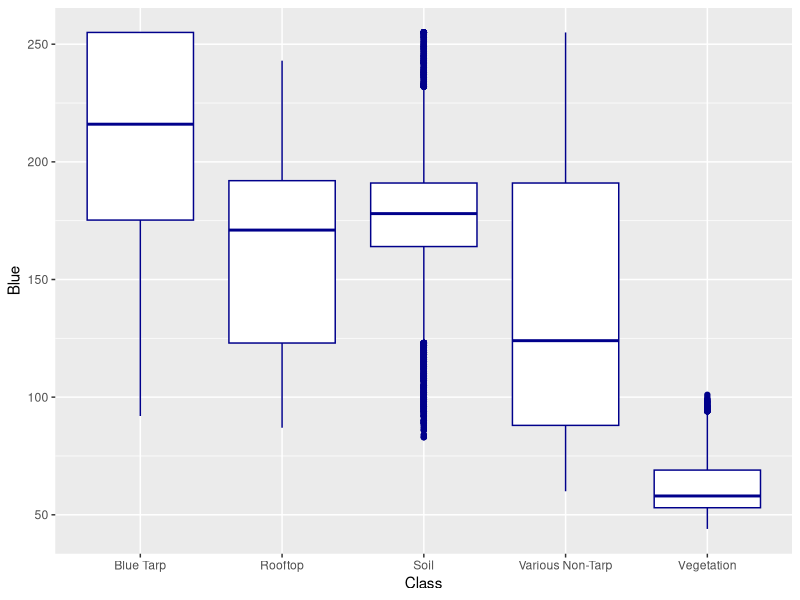
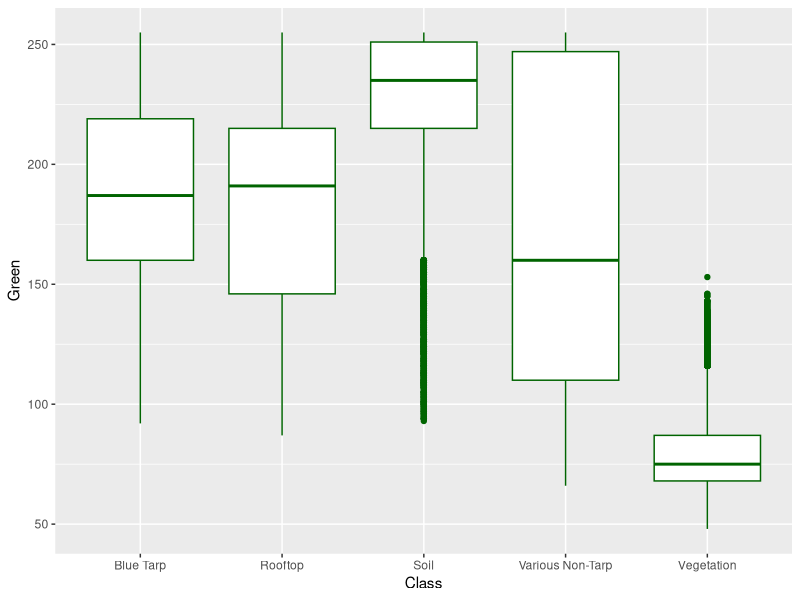
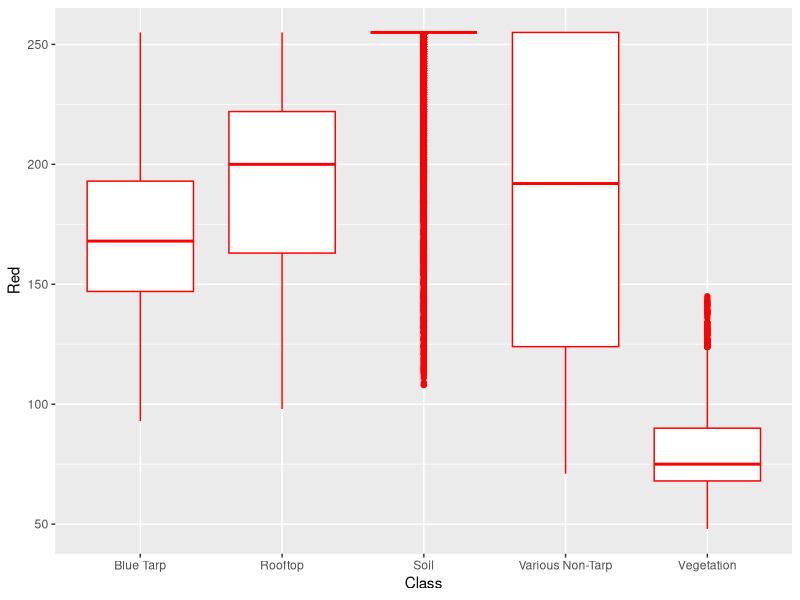

The R source for these figures, in order: (Note: this script raises an error after producing the figures.)
## ---- chunk 1
knitr::opts_chunk$set(error=TRUE,        # Keep compiling upon error
                      collapse=FALSE,    # collapse by default
                      echo=TRUE,         # echo code by default
                      comment = "#>",    # change comment character
                      fig.width = 5.5,     # set figure width
                      fig.align = "center",# set figure position
                      out.width = "49%", # set width of displayed images
                      warning=TRUE,      # show R warnings
                      message=TRUE)      # show R messages
## ---- chunk 2
#>install.packages("pROC")
#>install.packages("randomForest")
## ---- chunk 3
# Load Required Packages
library(tidyverse)
library(pROC)
library(randomForest)
library("GGally")
## ---- chunk 4
haiti <- read_csv("HaitiPixels.csv")
print(dim(haiti))

## ---- chunk 5
head(haiti)
## ---- chunk 6
haiti %>% 
  mutate(Class = factor(Class)) 
## ---- chunk 7
haiti %>%
  group_by(Class) %>%
  summarize(N = n()) %>%
  mutate(Perc = round(N / sum(N), 2) * 100)
## ---- chunk 8
haitiBinary <- haiti %>%
  mutate(ClassBinary = if_else(Class == 'Blue Tarp', '1', '0'), ClassBinary = factor(ClassBinary))

## ---- chunk 9

haitiBinary %>%
  group_by(ClassBinary) %>%
  summarize(N = n()) %>%
  mutate(Perc = round(N / sum(N), 2) * 100)

## ---- chunk 10

redplot <- ggplot(haiti, aes(x=Class, y=Red)) + 
  geom_boxplot(col='red')

greenplot <- ggplot(haiti, aes(x=Class, y=Green)) + 
  geom_boxplot(col='darkgreen')

blueplot <- ggplot(haiti, aes(x=Class, y=Blue)) + 
  geom_boxplot(col='darkblue')

grid.arrange(redplot, greenplot, blueplot)
## ---- chunk 11

redplotB <- ggplot(haitiBinary, aes(x=ClassBinary, y=Red)) + 
  geom_boxplot(col='red')

greenplotB <- ggplot(haitiBinary, aes(x=ClassBinary, y=Green)) + 
  geom_boxplot(col='darkgreen')

blueplotB <- ggplot(haitiBinary, aes(x=ClassBinary, y=Blue)) + 
  geom_boxplot(col='darkblue')

grid.arrange(redplotB, greenplotB, blueplotB)
## ---- chunk 12
# knitr::knit_exit()    # ignore everything after this
## Uncomment this line for Part I
## You can remove the entire code chunk for Part II
